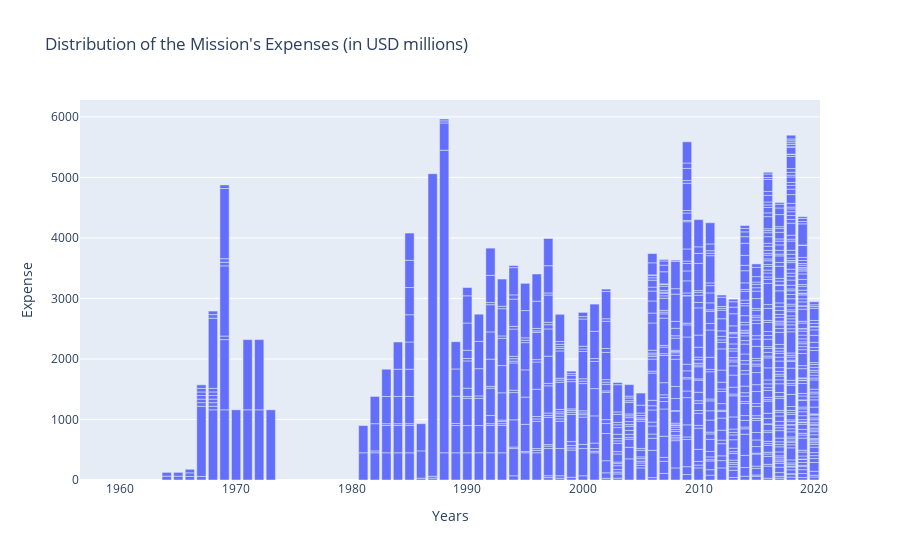

This figure's notebook cell:
### Markdown cell above
# How Expensive are the Launches?

Create a histogram and visualise the distribution. The price column is given in USD millions (careful of missing values).

### Code cell
histogram = px.bar(x=df['Year'], y=df['Price'], 
                   title="Distribution of the Mission's Expenses (in USD millions)", 
                   color_continuous_scale='Agsunset')

histogram.update_layout(xaxis_title='Years',
yaxis_title='Expense',
coloraxis_showscale=False)

histogram.show()

### Figure 1 — Plotly figure (JSON) as saved in the notebook; plotly's stock layout.template omitted (floating-point values rounded to 4 significant figures; data arrays with more than 128 entries replaced by an {"elided": "..."} marker saying what was removed)
{"data": [{"alignmentgroup": "True", "hovertemplate": "x=%{x}<br>y=%{y}<extra></extra>", "legendgroup": "", "marker": {"color": "#636efa", "pattern": {"shape": ""}}, "name": "", "offsetgroup": "", "orientation": "v", "showlegend": false, "textposition": "auto", "type": "bar", "x": {"elided": "4324 int values"}, "xaxis": "x", "y": {"elided": "4324 float values"}, "yaxis": "y"}], "layout": {"barmode": "relative", "coloraxis": {"showscale": false}, "legend": {"tracegroupgap": 0}, "title": {"text": "Distribution of the Mission's Expenses (in USD millions)"}, "xaxis": {"anchor": "y", "domain": [0, 1], "title": {"text": "Years"}}, "yaxis": {"anchor": "x", "domain": [0, 1], "title": {"text": "Expense"}}}}
